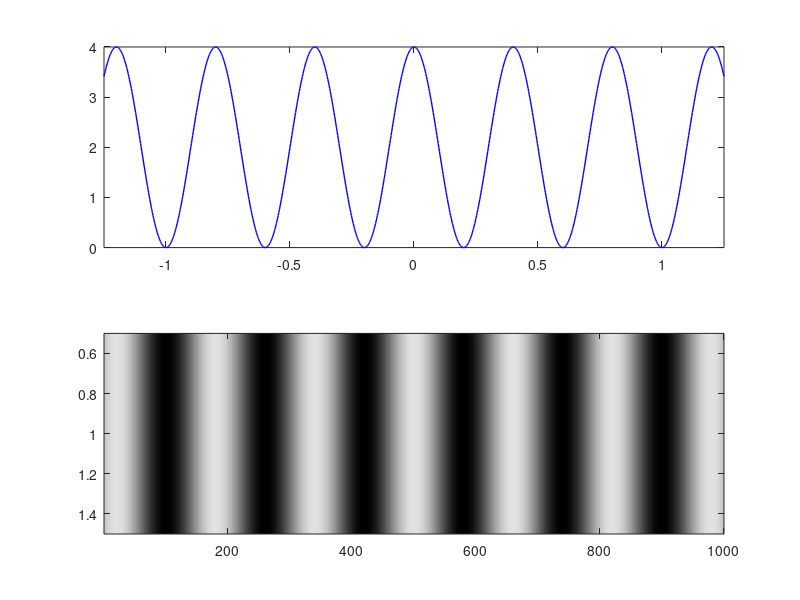

Write MATLAB code to recreate this figure.
clear all

ym=1.25;

y=linspace(-ym,ym,1001);

d=2;
z=1000;
lambda=0.8e-3;

L1=sqrt((y-1).^2+z^2);
L2=sqrt((y+1).^2+z^2);

phi=2*pi*(L2-L1)/lambda;

I=4*(cos(phi/2)).^2;

subplot(2,1,1);

plot(y,I,'LineWidth',1,"Color",[0,0,1]);
axis([-1.25,1.25 ,0,4]);

subplot(2,1,2);

B=I*255/4.5;
image(B);
colormap(gray(255));
